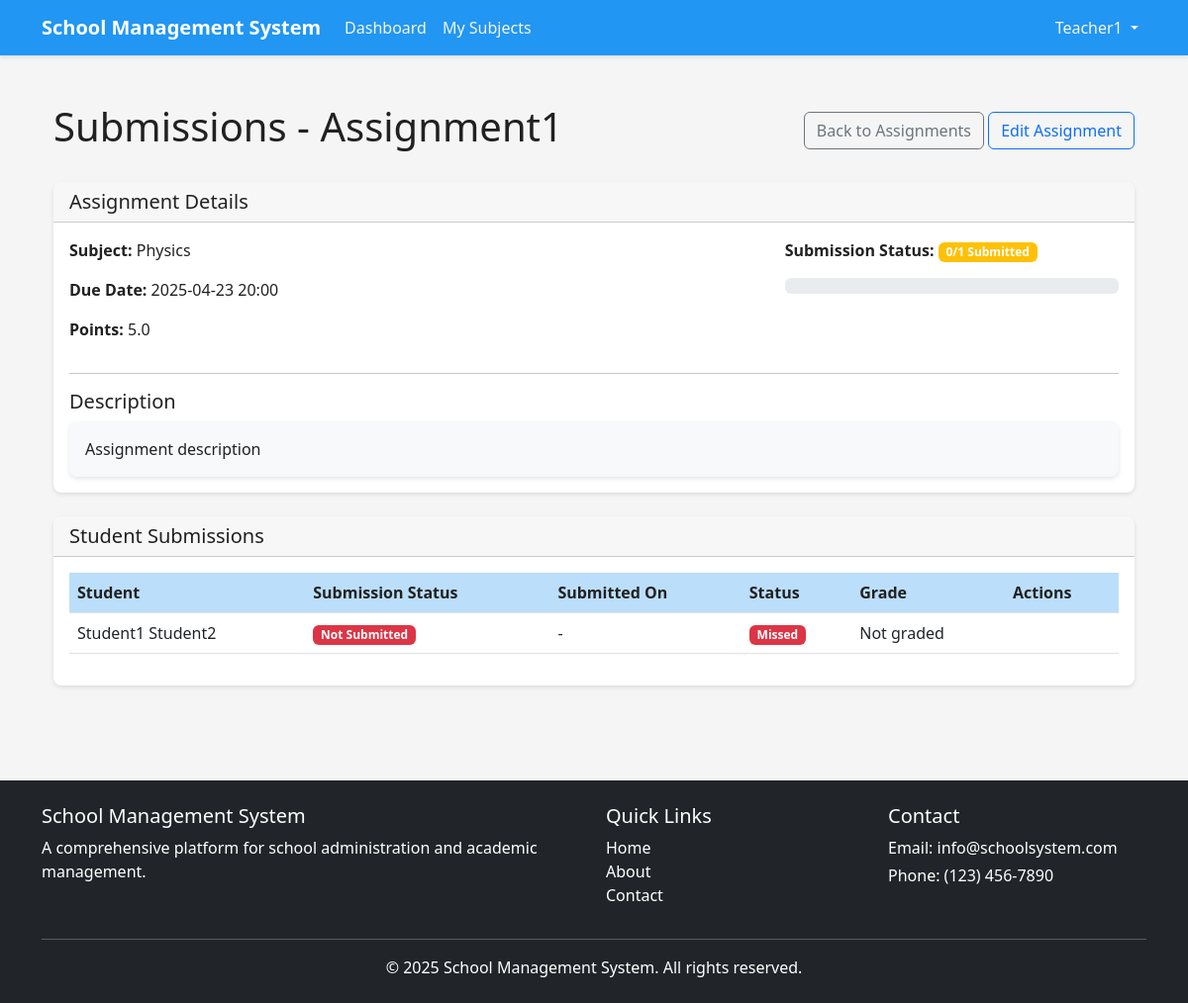
/teacher/assignments/1/submissions (signed in), run on the app's committed database.
### app/models/user.py (models this page shows, shortened)
class User(db.Model, UserMixin):
    id = db.Column(db.Integer, primary_key=True)
    school_id = db.Column(db.Integer, db.ForeignKey('school.id'), nullable=True)
    first_name = db.Column(db.String(50), nullable=False)
    last_name = db.Column(db.String(50), nullable=False)
    email = db.Column(db.String(120), unique=True, nullable=False)
    password_hash = db.Column(db.String(60), nullable=False)
    is_active = db.Column(db.Boolean, default=True)
    created_at = db.Column(db.DateTime, default=datetime.utcnow)
    updated_at = db.Column(db.DateTime, default=datetime.utcnow, onupdate=datetime.utcnow)
    roles = db.relationship('Role', secondary=user_roles, lazy='subquery',
                            backref=db.backref('users', lazy=True))
    school = db.relationship('School', backref='users')
    children = db.relationship(
        'User',
        secondary=parent_student,
        primaryjoin=(parent_student.c.parent_id == id),
        secondaryjoin=(parent_student.c.student_id == id),
        backref=db.backref('parents', lazy='dynamic'),
        lazy='dynamic'
    )
    teaching_subjects = db.relationship(
        'Subject',
        secondary=teacher_subject,
        lazy='subquery',
        backref=db.backref('teachers', lazy=True)
    )
    enrolled_subjects = db.relationship(
        'Subject',
        secondary=subject_enrollment,
        lazy='subquery',
        backref=db.backref('students', lazy=True)
    )
    grades = db.relationship('Grade', backref='student', lazy=True,
                            foreign_keys='Grade.student_id')
    attendances = db.relationship('Attendance', backref='student', lazy=True,
                                foreign_keys='Attendance.student_id')
    def has_role(self, role_name):
        return any(role.name == role_name for role in self.roles)
    def is_super_admin(self):
        return self.has_role('super_admin')
    def is_admin(self):
        return self.has_role('admin')
    def is_teacher(self):
        return self.has_role('teacher')
    @property
    def full_name(self):
        return f"{self.first_name} {self.last_name}"

### app/models/assignment.py (models this page shows, shortened)
class Assignment(db.Model):
    id = db.Column(db.Integer, primary_key=True)
    subject_id = db.Column(db.Integer, db.ForeignKey('subject.id'), nullable=False)
    title = db.Column(db.String(100), nullable=False)
    description = db.Column(db.Text)
    due_date = db.Column(db.DateTime, nullable=False)
    points = db.Column(db.Float, default=0)
    created_at = db.Column(db.DateTime, default=datetime.utcnow)
    updated_at = db.Column(db.DateTime, default=datetime.utcnow, onupdate=datetime.utcnow)
    submissions = db.relationship('AssignmentSubmission', backref='assignment', lazy=True, cascade='all, delete-orphan')
    grades = db.relationship('Grade', backref='assignment', lazy=True,
                           foreign_keys='Grade.assignment_id')

### app/models/subject.py (models this page shows, shortened)
class Subject(db.Model):
    id = db.Column(db.Integer, primary_key=True)
    school_id = db.Column(db.Integer, db.ForeignKey('school.id'), nullable=False)
    code = db.Column(db.String(20), nullable=False)
    name = db.Column(db.String(100), nullable=False)
    description = db.Column(db.Text)
    grade_level = db.Column(db.String(20))
    credits = db.Column(db.Float, default=0)
    created_at = db.Column(db.DateTime, default=datetime.utcnow)
    updated_at = db.Column(db.DateTime, default=datetime.utcnow, onupdate=datetime.utcnow)
    assignments = db.relationship('Assignment', backref='subject', lazy=True)
    tests = db.relationship('Test', backref='subject', lazy=True)
    attendances = db.relationship('Attendance', backref='subject', lazy=True)
    grades = db.relationship('Grade', backref='subject', lazy=True,
                           foreign_keys='Grade.subject_id')
    schedule_items = db.relationship('ScheduleItem', backref='subject', lazy=True)

### app/views/teacher.py (the view)
@teacher.route('/assignments/<int:assignment_id>/submissions')
@login_required
@teacher_required
def view_submissions(assignment_id):
    assignment = Assignment.query.get_or_404(assignment_id)
    subject = assignment.subject
    if subject not in current_user.teaching_subjects:
        flash('You are not have permission to view submissions for this assignment.', 'danger')
        return redirect(url_for('teacher.subjects_list'))
    submissions = AssignmentSubmission.query.filter_by(assignment_id=assignment_id).all()
    students = subject.students
    submission_map = {sub.student_id: sub for sub in submissions}
    grades = Grade.query.filter_by(assignment_id=assignment_id).all()
    grade_map = {grade.student_id: grade for grade in grades}
    now = datetime.now()
    return render_template(
        'teacher/assignments/submissions.html',
        assignment=assignment,
        subject=subject,
        submissions=submissions,
        students=students,
        submission_map=submission_map,
        grade_map=grade_map,
        now=now
    )

### app/templates/teacher/assignments/submissions.html (shortened to what this page needs)
{% extends 'base.html' %}
{% block content %}
<div class="container py-4">
    <div class="d-flex justify-content-between align-items-center mb-4">
        <h1>Submissions - {{ assignment.title }}</h1>
        <div>
            <a href="{{ url_for('teacher.assignments_list', subject_id=subject.id) }}" class="btn btn-outline-secondary">Back to Assignments</a>
            <a href="{{ url_for('teacher.edit_assignment', assignment_id=assignment.id) }}" class="btn btn-outline-primary">Edit Assignment</a>
        </div>
    </div>
    <div class="card mb-4">
        <div class="card-header">
            <h5 class="mb-0">Assignment Details</h5>
        </div>
        <div class="card-body">
            <div class="row">
                <div class="col-md-8">
                    <p><strong>Subject:</strong> {{ subject.name }}</p>
                    <p><strong>Due Date:</strong> {{ assignment.due_date.strftime('%Y-%m-%d %H:%M') }}</p>
                    <p><strong>Points:</strong> {{ assignment.points }}</p>
                </div>
                <div class="col-md-4">
                    <p>
                        <strong>Submission Status:</strong>
                        {% set submitted_count = submissions|length %}
                        {% set total_students = students|length %}
                        <span class="badge bg-{{ 'success' if submitted_count == total_students else 'warning' }}">
                            {{ submitted_count }}/{{ total_students }} Submitted
                        </span>
                    </p>
                    <div class="progress">
                    </div>
                </div>
            </div>
            <hr>
            <h5>Description</h5>
            <div class="card bg-light">
                <div class="card-body">
                    {{ assignment.description | safe }}
                </div>
            </div>
        </div>
    </div>
    <div class="card">
        <div class="card-header">
            <h5 class="mb-0">Student Submissions</h5>
        </div>
        <div class="card-body">
            {% if students %}
                <div class="table-responsive">
                    <table class="table table-hover">
                        <thead>
                            <tr>
                                <th>Student</th>
                                <th>Submission Status</th>
                                <th>Submitted On</th>
                                <th>Status</th>
                                <th>Grade</th>
                                <th>Actions</th>
                            </tr>
                        </thead>
                        <tbody>
                            {% for student in students %}
                                <tr>
                                    <td>{{ student.full_name }}</td>
                                    <td>
                                        {% if student.id in submission_map %}
                                            <span class="badge bg-success">Submitted</span>
                                        {% else %}
                                            <span class="badge bg-danger">Not Submitted</span>
                                        {% endif %}
                                    </td>
                                    <td>
                                        {% if student.id in submission_map %}
                                            {{ submission_map[student.id].submitted_at.strftime('%Y-%m-%d %H:%M') }}
                                            {% if submission_map[student.id].is_late %}
                                                <span class="badge bg-warning">Late</span>
                                            {% endif %}
                                        {% else %}
                                            -
                                        {% endif %}
                                    </td>
                                    <td>
                                        {% if assignment.due_date < now %}
                                            {% if student.id in submission_map %}
                                                <span class="badge bg-success">Completed</span>
                                            {% else %}
                                                <span class="badge bg-danger">Missed</span>
                                            {% endif %}
                                        {% else %}
                                            {% if student.id in submission_map %}
                                                <span class="badge bg-success">Completed</span>
                                            {% else %}
                                                <span class="badge bg-info">Pending</span>
                                            {% endif %}
                                        {% endif %}
                                    </td>
                                    <td>
                                        {% if student.id in grade_map %}
                                            {{ grade_map[student.id].points }} / {{ assignment.points }}
                                        {% else %}
                                            Not graded
                                        {% endif %}
                                    </td>
                                    <td>
                                    </td>
                                </tr>
                            {% endfor %}
                        </tbody>
                    </table>
                </div>
            {% else %}
                <div class="alert alert-info">No students are enrolled in this subject.</div>
            {% endif %}
        </div>
    </div>
</div>
{% endblock %}

### app/templates/base.html (shortened to what this page needs)
<!DOCTYPE html>
<html lang="en">
<head>
    <link rel="stylesheet" href="{{ url_for('static', filename='css/bootstrap.min.css') }}">
    <link rel="stylesheet" href="{{ url_for('static', filename='css/style.css') }}">
</head>
<body>
    <header>
        <nav class="navbar navbar-expand-lg navbar-dark bg-primary">
            <div class="container">
                <a class="navbar-brand" href="{{ url_for('main.index') }}">
                    <span class="fw-bold">School Management System</span>
                </a>
                <div class="collapse navbar-collapse" id="navbarNav">
                    <ul class="navbar-nav me-auto">
                        {% if current_user.is_authenticated %}
                            {% if current_user.is_super_admin() %}
                                <li class="nav-item">
                                    <a class="nav-link" href="{{ url_for('super_admin.dashboard') }}">Dashboard</a>
                                </li>
                                <li class="nav-item">
                                    <a class="nav-link" href="{{ url_for('super_admin.schools_list') }}">Schools</a>
                                </li>
                                <li class="nav-item">
                                    <a class="nav-link" href="{{ url_for('super_admin.admins_list') }}">Administrators</a>
                                </li>
                            {% elif current_user.is_teacher() %}
                                <li class="nav-item">
                                    <a class="nav-link" href="{{ url_for('teacher.dashboard') }}">Dashboard</a>
                                </li>
                                <li class="nav-item">
                                    <a class="nav-link" href="{{ url_for('teacher.subjects_list') }}">My Subjects</a>
                                </li>
                            {% endif %}
                        {% endif %}
                    </ul>
                    <ul class="navbar-nav">
                        {% if current_user.is_authenticated %}
                            <li class="nav-item dropdown">
                                <a class="nav-link dropdown-toggle" href="#" id="userDropdown" role="button" data-bs-toggle="dropdown">
                                    {{ current_user.first_name }}
                                </a>
                            </li>
                        {% else %}
                            <li class="nav-item">
                                <a class="nav-link" href="{{ url_for('auth.login') }}">Login</a>
                            </li>
                        {% endif %}
                    </ul>
                </div>
            </div>
        </nav>
    </header>
    <main class="container my-4">
        {% block content %}{% endblock %}
    </main>
    <footer class="bg-dark text-white py-4 mt-5">
        <div class="container">
            <div class="row">
                <div class="col-md-6">
                    <h5>School Management System</h5>
                    <p>A comprehensive platform for school administration and academic management.</p>
                </div>
                <div class="col-md-3">
                    <h5>Quick Links</h5>
                    <ul class="list-unstyled">
                        <li><a href="{{ url_for('main.index') }}" class="text-decoration-none text-white">Home</a></li>
                        <li><a href="{{ url_for('main.about') }}" class="text-decoration-none text-white">About</a></li>
                        <li><a href="{{ url_for('main.contact') }}" class="text-decoration-none text-white">Contact</a></li>
                    </ul>
                </div>
                <div class="col-md-3">
                    <h5>Contact</h5>
                    <address class="mb-0">
                        <p class="mb-1">Email: info@schoolsystem.com</p>
                        <p class="mb-1">Phone: (123) 456-7890</p>
                    </address>
                </div>
            </div>
            <hr>
            <div class="text-center">
                <p class="mb-0">&copy; {{ now.year }} School Management System. All rights reserved.</p>
            </div>
        </div>
    </footer>
</body>
</html>

### data on the page
User: first_name "Teacher1"
Assignment: title "Assignment1", due_date "2025-04-23 20:00", points "5.0", description "Assignment description"
Subject: name "Physics"
User: full_name "Student1 Student2", shows "Not Submitted", shows "Missed", shows "Not graded"

### other printed values
{{ submitted_count }} "0"
{{ total_students }} "1"
